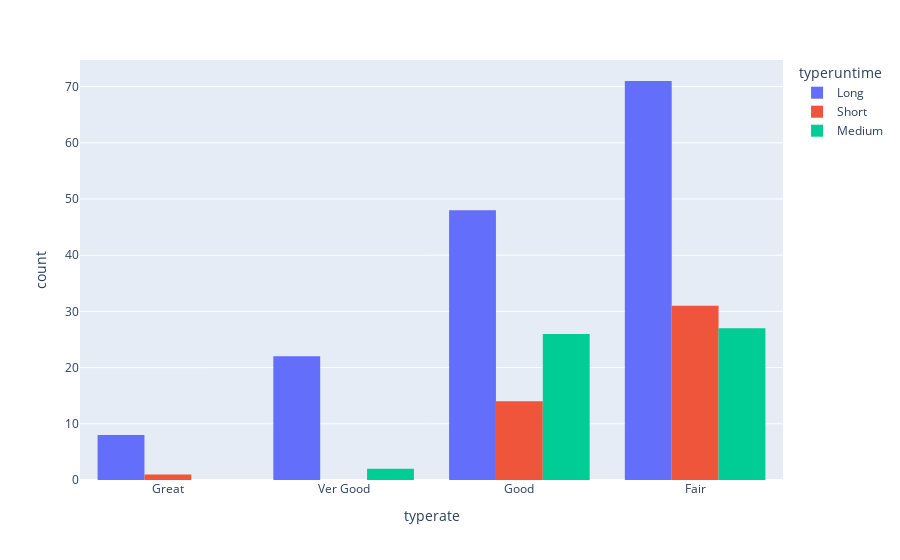

Notebook cell for this chart:
### Code cell
fig = px.histogram(movies, x= 'typerate', color= 'typeruntime', barmode= 'group')
fig.show()

### Figure 1 — Plotly figure (JSON) as saved in the notebook; plotly's stock layout.template omitted (floating-point values rounded to 4 significant figures; data arrays with more than 128 entries replaced by an {"elided": "..."} marker saying what was removed)
{"data": [{"alignmentgroup": "True", "bingroup": "x", "hovertemplate": "typeruntime=Long<br>typerate=%{x}<br>count=%{y}<extra></extra>", "legendgroup": "Long", "marker": {"color": "#636efa", "pattern": {"shape": ""}}, "name": "Long", "offsetgroup": "Long", "orientation": "v", "showlegend": true, "type": "histogram", "x": {"elided": "149 str values"}, "xaxis": "x", "yaxis": "y"}, {"alignmentgroup": "True", "bingroup": "x", "hovertemplate": "typeruntime=Short<br>typerate=%{x}<br>count=%{y}<extra></extra>", "legendgroup": "Short", "marker": {"color": "#EF553B", "pattern": {"shape": ""}}, "name": "Short", "offsetgroup": "Short", "orientation": "v", "showlegend": true, "type": "histogram", "x": ["Great", "Good", "Good", "Good", "Good", "Good", "Good", "Good", "Good", "Good", "Good", "Good", "Good", "Good", "Good", "Fair", "Fair", "Fair", "Fair", "Fair", "Fair", "Fair", "Fair", "Fair", "Fair", "Fair", "Fair", "Fair", "Fair", "Fair", "Fair", "Fair", "Fair", "Fair", "Fair", "Fair", "Fair", "Fair", "Fair", "Fair", "Fair", "Fair", "Fair", "Fair", "Fair", "Fair"], "xaxis": "x", "yaxis": "y"}, {"alignmentgroup": "True", "bingroup": "x", "hovertemplate": "typeruntime=Medium<br>typerate=%{x}<br>count=%{y}<extra></extra>", "legendgroup": "Medium", "marker": {"color": "#00cc96", "pattern": {"shape": ""}}, "name": "Medium", "offsetgroup": "Medium", "orientation": "v", "showlegend": true, "type": "histogram", "x": ["Ver Good", "Ver Good", "Good", "Good", "Good", "Good", "Good", "Good", "Good", "Good", "Good", "Good", "Good", "Good", "Good", "Good", "Good", "Good", "Good", "Good", "Good", "Good", "Good", "Good", "Good", "Good", "Good", "Good", "Fair", "Fair", "Fair", "Fair", "Fair", "Fair", "Fair", "Fair", "Fair", "Fair", "Fair", "Fair", "Fair", "Fair", "Fair", "Fair", "Fair", "Fair", "Fair", "Fair", "Fair", "Fair", "Fair", "Fair", "Fair", "Fair", "Fair"], "xaxis": "x", "yaxis": "y"}], "layout": {"barmode": "group", "legend": {"title": {"text": "typeruntime"}, "tracegroupgap": 0}, "margin": {"t": 60}, "xaxis": {"anchor": "y", "domain": [0, 1], "title": {"text": "typerate"}}, "yaxis": {"anchor": "x", "domain": [0, 1], "title": {"text": "count"}}}}
